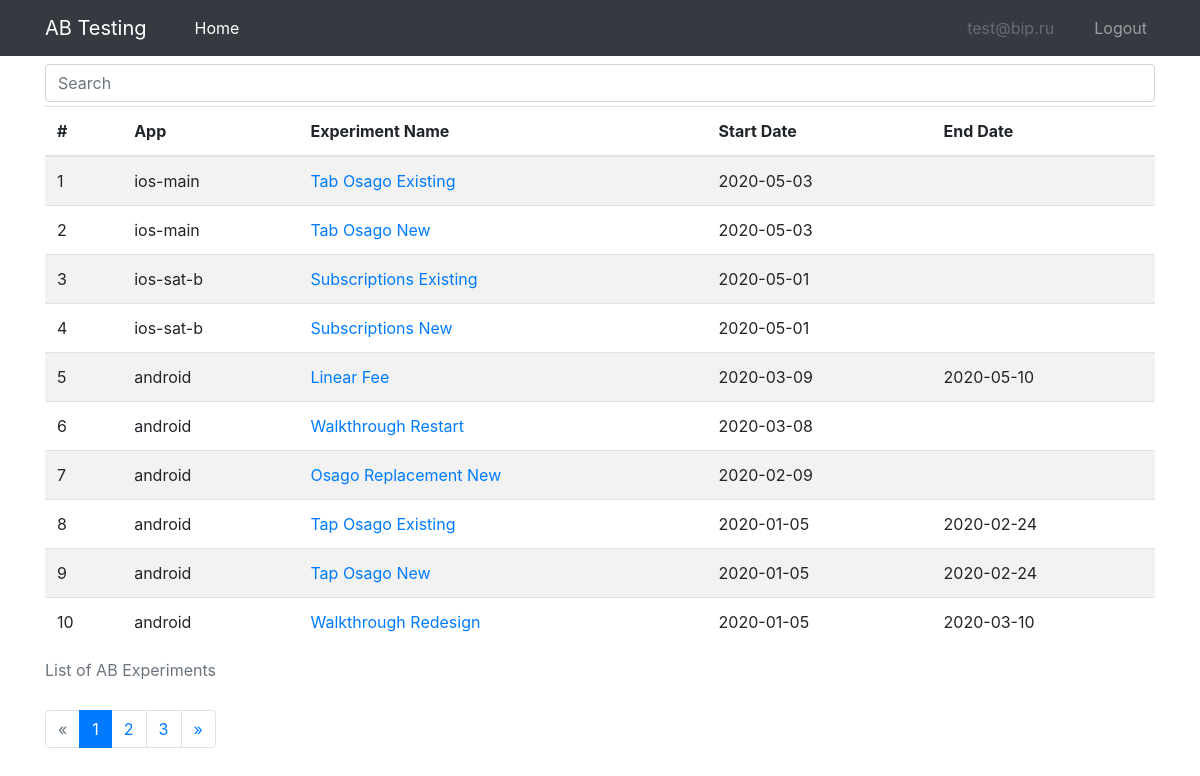
The page /index (signed in) on the database its author committed.
### models.py (models this page shows, shortened)
class User(UserMixin, db.Model):
    id = db.Column(db.Integer, primary_key=True)
    email = db.Column(db.String(120), index=True, unique=True)
    password_hash = db.Column(db.String(128))

class ABExperiment(db.Model):
    __tablename__ = "experiment"
    __table_args__ = (db.UniqueConstraint('app_id', 'name', name="unique_constraint_app_exp"), )
    id = db.Column(db.Integer, primary_key=True)
    app_id = db.Column(db.Integer, db.ForeignKey("app.id"))
    name = db.Column(db.String(120), index=True)
    description = db.Column(db.Text)
    metrics = db.Column(db.Text)
    start_date = db.Column(db.Date)
    end_date = db.Column(db.Date)
    options = db.relationship('ABOption', backref='experiment') # cascade="all, delete-orphan"
    @property
    def clean_name(self):
        clean_name = " ".join(
            [i.capitalize() for i in self.name.split("_") if i not in ("exp", "ios", "android")]
        )
        return clean_name

class App(db.Model):
    __tablename__ = "app"
    id = db.Column(db.Integer, primary_key=True)
    name = db.Column(db.String(120), index=True, unique=True)
    experiments = db.relationship('ABExperiment', backref='app')

### ab/ab.py (the view)
@bp.route("/")
@bp.route("/index")
@login_required
def index():
    page = request.args.get("page", default=1, type=int)
    q = request.args.get("q", default="")
    exp_pagination = ABExperiment.query \
        .join(App, ABExperiment.app_id == App.id) \
        .filter(
            (ABExperiment.name.like(f"%{q}%")) | (App.name.like(f"%{q}%"))
        ) \
        .order_by(ABExperiment.start_date.desc(), ABExperiment.name) \
        .limit(100).from_self() \
        .paginate(page=page, per_page=10)
    return render_template("ab/ab_list.html", exp_pagination=exp_pagination, q=q, active_link="home")

### main.py (called while the page is built)
@login.user_loader
def load_user(id):
    return User.query.get(int(id))

### templates/ab/ab_list.html (shortened to what this page needs)
{% extends "base.html" %}
{% from "macros/_pagination.html" import render_pagination %}
{% block content %}
<div class="container">
    <form action="{{ url_for('ab.index') }}" method="GET">
        <div class="form-group mt-2 mb-1">
            <input class="form-control" type="text" name="q" placeholder="Search" aria-label="Search">
        </div>
    </form>
    {% if exp_pagination %}
    <table class="table table-hover table-striped">
        <caption>List of AB Experiments</caption>
        <thead>
            <tr>
                <th scope="col">#</th>
                <th scope="col">App</th>
                <th scope="col">Experiment Name</th>
                <th scope="col">Start Date</th>
                <th scope="col">End Date</th>
            </tr>
        </thead>
        {% for exp in exp_pagination.items %}
        <tr>
            <td>{{ loop.index + ((exp_pagination.page - 1) * exp_pagination.per_page) }}</td>
            <td>{{ exp.app.name }}</td>
            <td><a href="{{ url_for('ab.detail', exp_name=exp.name) }}">{{ exp.clean_name }}</a></td>
            <td>{{ exp.start_date }}</td>
            <td>
                {% if exp.end_date %}
                    {{ exp.end_date }}
                {% endif %}
            </td>
        </tr>
        {% endfor %}
    </table>
    {{ render_pagination(exp_pagination, endpoint='ab.index', q=q) }}
    {% endif %}
</div>
{% endblock %}

### templates/base.html (shortened to what this page needs)
<!DOCTYPE html>
<html>
    <head>
        <link rel="stylesheet" href="https://stackpath.bootstrapcdn.com/bootstrap/4.5.0/css/bootstrap.min.css">
        <link rel="stylesheet" href="https://stackpath.bootstrapcdn.com/font-awesome/4.7.0/css/font-awesome.min.css">
        <link rel="stylesheet" type="text/css" href="{{ url_for('static', filename='css/style.css') }}">
    </head>
    <body>
    <nav class="navbar navbar-expand-md navbar-dark bg-dark fixed-top">
        <div class="container">
            <a class="navbar-brand" href="{{ url_for('ab.index') }}">AB Testing</a>
            <div class="collapse navbar-collapse" id="navbarCollapse">
                <ul class="navbar-nav mr-auto">
                    <li class="nav-item {{ 'active' if active_link == 'home' else None }} ml-4">
                        <a class="nav-link" href="{{ url_for('ab.index') }}">Home</a>
                    </li>
                </ul>
                <ul class="navbar-nav ml-auto">
                {% if current_user.is_authenticated %}
                    <li class="nav-item mr-4">
                    <a class="nav-link disabled">{{ current_user.email }}</a>
                    </li>
                    <li class="nav-item">
                    <a class="nav-link" href="{{ url_for('auth.logout') }}">Logout</a>
                    </li>
                {% endif %}
                </ul>
            </div>
        </div>
    </nav>
    {% block content %}
    {% endblock %}
    </body>
</html>

### templates/macros/_pagination.html
{% macro render_pagination(pagination, endpoint, q) %}
<nav aria-label="Page navigation example">
    <ul class="pagination">
        {% if pagination.has_prev %}
            {% if q and q != "" %}
                <li class="page-item"><a class="page-link" href="{{ url_for(endpoint, page=pagination.prev_num, q=q) }}">&laquo;</a></li>
            {% else %}
                <li class="page-item"><a class="page-link" href="{{ url_for(endpoint, page=pagination.prev_num) }}">&laquo;</a></li>
            {% endif %}
        {% else %}
            <li class="page-item disabled"><a class="page-link" href="#">&laquo;</a></li>
        {% endif %}
        {% for page in pagination.iter_pages() %}
            {% if page %}
                {% if page != pagination.page %}
                    {% if q and q != "" %}
                        <li class="page-item"><a class="page-link" href="{{ url_for(endpoint, page=page, q=q) }}">{{ page }}</a></li>
                    {% else %}
                        <li class="page-item"><a class="page-link" href="{{ url_for(endpoint, page=page) }}">{{ page }}</a></li>
                    {% endif %}
                {% else %}
                    <li class="page-item active"><span class="page-link">{{ page }}</span></li>
                {% endif %}
            {% endif %}
        {% endfor %}
        {% if pagination.has_next %}
            {% if q and q != "" %}
                <li class="page-item"><a class="page-link" href="{{ url_for(endpoint, q=q, page=pagination.next_num) }}">&raquo;</a></li>
            {% else %}
                <li class="page-item"><a class="page-link" href="{{ url_for(endpoint, page=pagination.next_num) }}">&raquo;</a></li>
            {% endif %}
        {% else %}
            <li class="page-item disabled"><a class="page-link" href="#">&raquo;</a></li>
        {% endif %}
    </ul>
</nav>
{% endmacro %}

### static/css/style.css (style rules this page uses)
body { padding-top: 3.5rem; }

### rows shown on the page
User: email "test@bip.ru"
ABExperiment: app.name "ios-main", clean_name "Tab Osago Existing", start_date "2020-05-03"
ABExperiment: app.name "ios-main", clean_name "Tab Osago New", start_date "2020-05-03"
ABExperiment: app.name "ios-sat-b", clean_name "Subscriptions Existing", start_date "2020-05-01"
ABExperiment: app.name "ios-sat-b", clean_name "Subscriptions New", start_date "2020-05-01"
ABExperiment: app.name "android", clean_name "Linear Fee", start_date "2020-03-09", end_date "2020-05-10"
ABExperiment: app.name "android", clean_name "Walkthrough Restart", start_date "2020-03-08"
ABExperiment: app.name "android", clean_name "Osago Replacement New", start_date "2020-02-09"
ABExperiment: app.name "android", clean_name "Tap Osago Existing", start_date "2020-01-05", end_date "2020-02-24"
ABExperiment: app.name "android", clean_name "Tap Osago New", start_date "2020-01-05", end_date "2020-02-24"
ABExperiment: app.name "android", clean_name "Walkthrough Redesign", start_date "2020-01-05", end_date "2020-03-10"

### other values the page prints
{{ page }} "1"
{{ page }} "2" "3"
